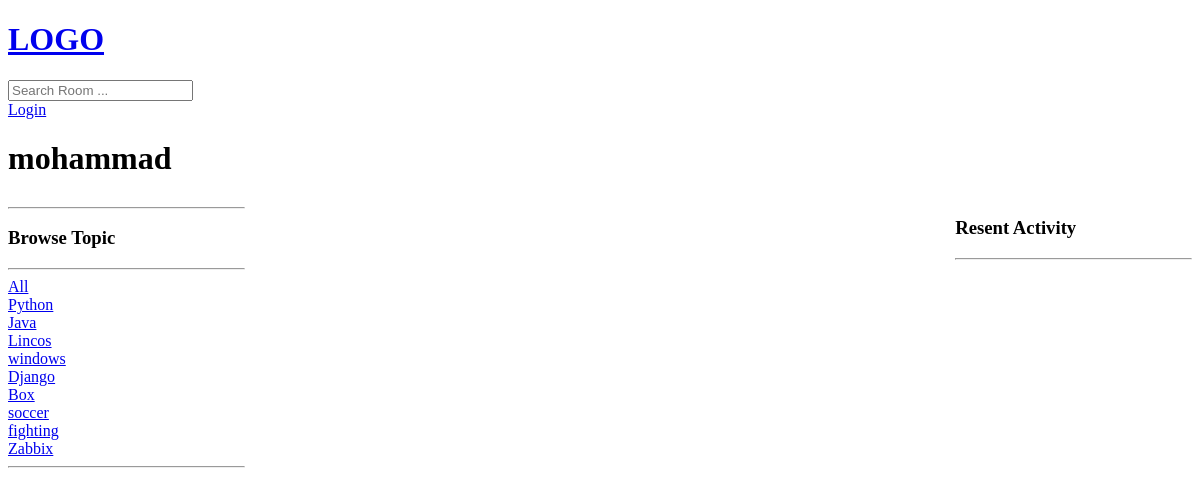
Before: /profile/4/ with the older database file.
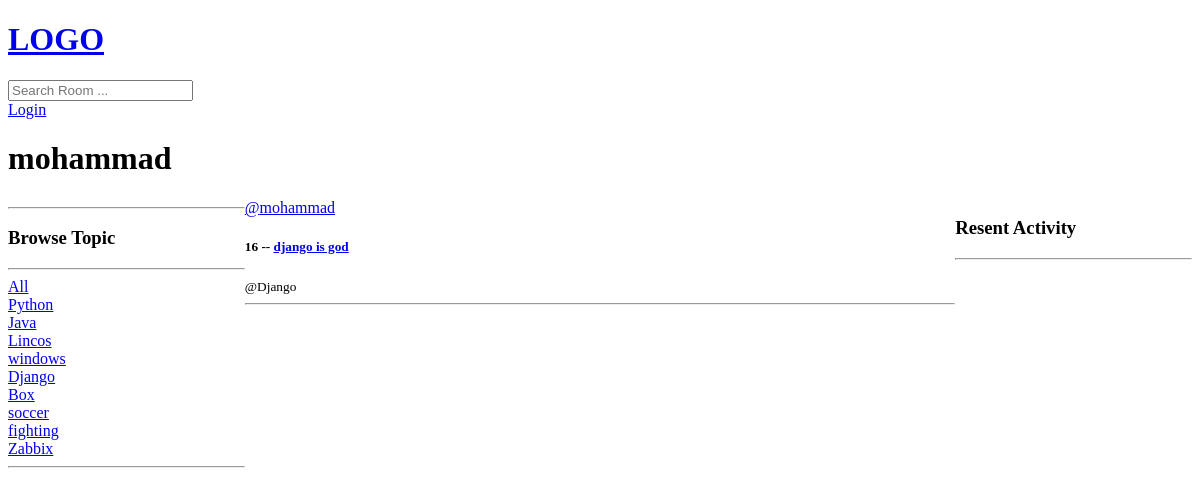
After: the same page with the newer database file.
### base/models.py (models this page shows, shortened)
class Topic(models.Model):
    name = models.CharField(max_length=200)

class Room(models.Model):
    host = models.ForeignKey(User,on_delete=models.SET_NULL ,null=True)
    topic = models.ForeignKey(Topic,on_delete=models.SET_NULL ,null=True)
    name = models.CharField(max_length=200)
    description = models.TextField(null=True , blank=True)
    participants = models.ManyToManyField(User,related_name='participants', blank=True)
    updated = models.DateTimeField(auto_now=True)
    created = models.DateTimeField(auto_now_add=True)
    class Meta:
        ordering = ['-updated' , '-created']

### base/views.py (the view)
# urls.py: path('profile/<str:pk>/',views.userProfile, name='user-profile'),
def userProfile(request,pk):
      user = User.objects.get(id=pk)
      rooms = user.room_set.all()
      room_messages = user.message_set.all()
      topics = Topic.objects.all()
      context = {'user' : user, 'rooms' : rooms , 'room_messages' : room_messages , 'topics' : topics}
      return render(request, 'profile.html',context)

### templates/profile.html (shortened to what this page needs)
<!DOCTYPE html>
<html lang="en">
<head>
</head>
<body>
    {% include 'navbar.html' %}
    <h1>{{user.username}}</h1>
    <div class="profile-container">
        <div>
            {% include 'topics_component.html' %}
        </div>
        <div>
            {% include 'feed_component.html'%}
        </div>
        <div>
            {% include 'activity_component.html' %}
        </div>
    </div>
</body>
</html>

### templates/topics_component.html
            <hr>
            <h3>Browse Topic</h3>
            <hr>
            <div>
                <a href="{% url 'Home' %}">All</a>
            </div>
            {% for topic in topics %}
                <div>
                    <a href="{% url 'Home' %}?q={{topic.name}}">{{ topic.name }}</a>
                </div>
            {% endfor %}
            <hr>

### templates/feed_component.html (shortened to what this page needs)
<div>
  {% for room in rooms %}
  <div>
    <a href="{% url 'user-profile' room.host.id %}">@{{ room.host.username }}</a>
    <h5>
      {{ room.id }} --
      <a href="/room/{{ room.id }}"> {{ room.name }} </a>
    </h5>
    <small>@{{ room.topic.name }}</small>
    <hr />
  </div>
  {% endfor %}
</div>

Changed rows visible on the page:
added Room: host.username "mohammad", id "16", name "django is god", topic.name "Django"
